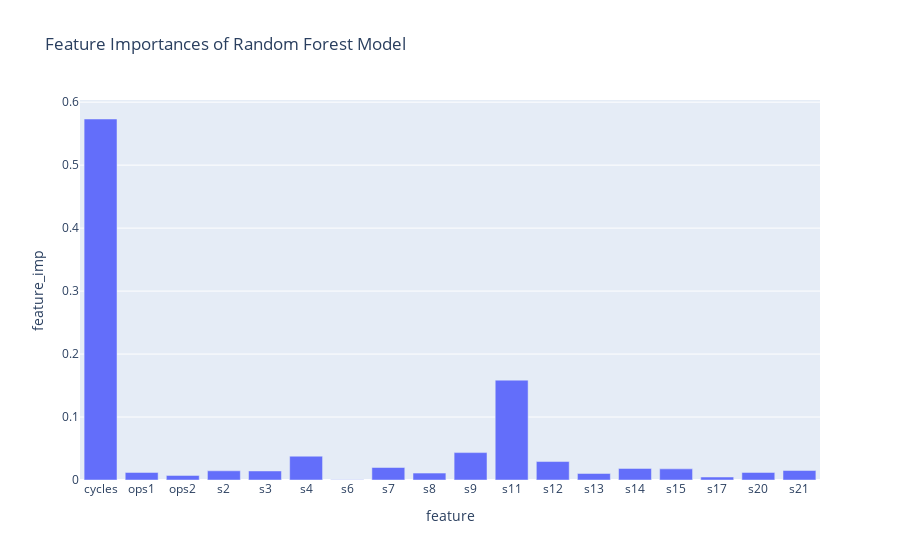

The notebook cell saved with this chart:
### Code cell
feature_importances_df = pd.DataFrame({'feature':list(X_train_npca.columns),'feature_imp':list(rf_non_pca.feature_importances_)})
px.bar(feature_importances_df, x='feature', y='feature_imp', title='Feature Importances of Random Forest Model')

### Figure 1 — Plotly figure (JSON) as saved in the notebook; plotly's stock layout.template omitted (floating-point values rounded to 4 significant figures)
{"data": [{"alignmentgroup": "True", "hovertemplate": "feature=%{x}<br>feature_imp=%{y}<extra></extra>", "legendgroup": "", "marker": {"color": "#636efa", "pattern": {"shape": ""}}, "name": "", "offsetgroup": "", "orientation": "v", "showlegend": false, "textposition": "auto", "type": "bar", "x": ["cycles", "ops1", "ops2", "s2", "s3", "s4", "s6", "s7", "s8", "s9", "s11", "s12", "s13", "s14", "s15", "s17", "s20", "s21"], "xaxis": "x", "y": [0.5733, 0.01202, 0.007295, 0.01459, 0.01436, 0.03781, 0.0002479, 0.01984, 0.01094, 0.04352, 0.1586, 0.02932, 0.01037, 0.01838, 0.01769, 0.004711, 0.01202, 0.01503], "yaxis": "y"}], "layout": {"barmode": "relative", "legend": {"tracegroupgap": 0}, "title": {"text": "Feature Importances of Random Forest Model"}, "xaxis": {"anchor": "y", "domain": [0, 1], "title": {"text": "feature"}}, "yaxis": {"anchor": "x", "domain": [0, 1], "title": {"text": "feature_imp"}}}}
